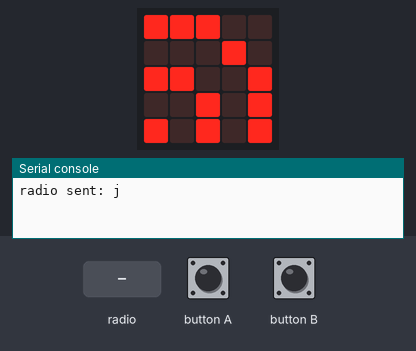
Bench run of a program on a simulated BBC micro:bit running MicroPython. Parts: the board's 5×5 LED display, the last lines printed to the serial console. The inputs (shaded band) are chosen by the test bench. No radio messages arrive unless stated (any console line starting 'radio sent:' is added by the test bench).

Above: at 0.1 s.
At 0.5 s:
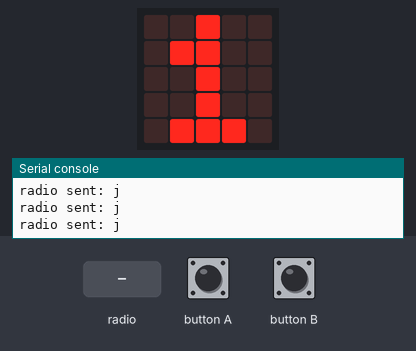
2.0 s: button A pressed for 0.15 s
3.6 s: button B pressed for 0.15 s
5.2 s: radio message "j" arrives
Timing chart, 0 to 8.2 s (numbered marks = the images above; inputs shaded):
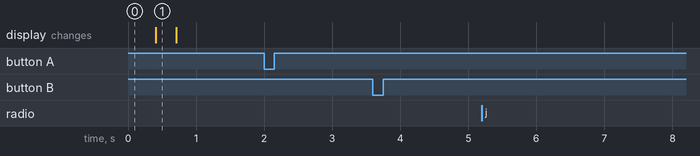

The program:

multiplayer.py
```python
# Imports go at the top
import radio
from microbit import sleep, running_time
class PlayerLimitError(Exception):
    """Exception raised when the player limit is reached."""
    pass

class Multiplayer:
    """
    Multiplayer class for handling radio-based multiplayer interactions
    on the micro:bit platform.
    """
    def receive_command(self):
        c = radio.receive()
        if c:
            return c.split("=")
    def send_command(self,*cmd,p=""):
        radio.send(str(p) + ("-" if p else "") + ("=".join([str(i) for i in cmd])))
    def __init__(self, group_id=0, player_limit=0):
        """
        Initializes the multiplayer session.

        :param group_id: Radio group id.
        :param player_limit: Maximum allowed number of players (0 means unlimited).
        :raises PlayerLimitError: If joining fails because the player limit is reached.
        """
        self.player_limit = player_limit
        self.requests = []
        self._return = None
        self.request_names = []
        self._returnid = 0
        self.player_number = 1
        self.msgcache = []
        self.total_players = 1
        radio.on()
        radio.config(channel=42, group=group_id)

        for _ in range(4):
            radio.send("j")
            sleep(100)
            received = self.receive_command()
            if received:
                if received[0] == "p":
                    if received[1] == "0":
                        raise PlayerLimitError("Failed to join, Player limit reached")
                    self.player_number = int(received[1])
                    self.total_players = int(received[1])
                    break
    def request(self,name):
        self.request_names.append(name)
        def dec(callback):
            self.requests.append(callback)
            return callback
        return dec
    def receive_message(self):
        if self.msgcache:
            toreturn = self.msgcache[0:1]
            del self.msgcache[0]
            return toreturn
    def send_message(self,player,message):
        self.send_command("m",message,p=player)
    def main_loop(self):
        cmd = self.receive_command()
        if cmd:
            op = cmd[1:]
            cmd = cmd[0]
            if cmd == "j" and self.player_number == 1:
                if self.total_players == self.player_limit:
                    self.send_command("p",0)
                self.total_players += 1
                self.send_command("p",self.total_players)
            elif cmd == "p":
                if op[0] != "0":
                    self.total_players = int(op[0])
            elif cmd.startswith(str(self.player_number)):
                a = cmd.split("-")
                if a:
                    if a[0] == str(self.player_number):
                        cmd = cmd.split("-")
                        if cmd[1] == "r":
                            self._return = op
                        elif cmd[1] == "m":
                            self.msgcache.append("=".join(op))
                        else:
                            self.send_command("r",str(self.requests[int(cmd[1])](*op[1:])),p=op[0])
    def send_request(self,to,name,*params,timeout=2.0):
        timeoutms = round(timeout * 1000)
        start = running_time()
        params = [str(i) for i in params]
        if to == self.player_number:
            return str(self.requests[self.request_names.index(name)](*params))
        self._return = None
        self.send_command(self.request_names.index(name),self.player_number,*params,p=to)
        while self._return == None and not running_time() - start > timeoutms:
            self.main_loop()
        if running_time() - start > timeout:
            return None
        return "=".join(self._return)#type:ignore

if __name__ == "__main__":
    from microbit import display, Image, button_a, button_b
    display.show(Image('99900:00090:99009:00909:90909'))
    try:
        mp = Multiplayer(player_limit=2)
    except PlayerLimitError:
        display.show(Image.NO)
        raise KeyboardInterrupt
    display.show(mp.player_number)
    sleep(300)
    display.clear()

    @mp.request("down")
    def down(button):
        if button == "b":
            display.show(Image.SAD)
        else:
            display.show(Image.HAPPY)
    @mp.request("up")
    def up():
        display.clear()

    while True:
        mp.main_loop()
        if button_a.is_pressed():
            mp.send_request(2,"down","a",timeout=0.1)
            while button_a.is_pressed(): mp.main_loop()
            mp.send_request(2,"up",timeout=0.1)
        elif button_b.is_pressed():
            mp.send_request(2,"down","b",timeout=0.1)
            while button_b.is_pressed(): mp.main_loop()
            mp.send_request(2,"up",timeout=0.1)
```
